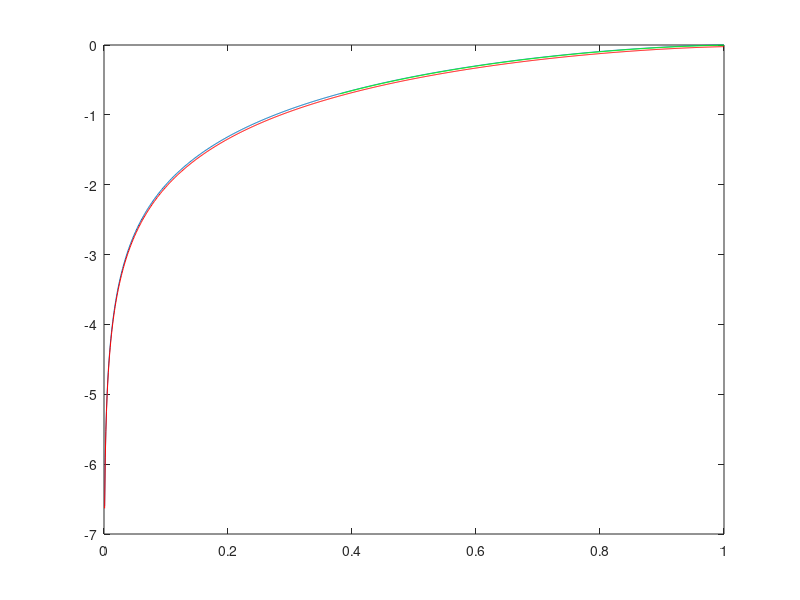

Reproduce this figure in MATLAB.
% Barnett see how good Bessel bnds are. 3/21/20

% Siegel UB on J_n(nx) :
figure; x=(1:1e3)/1e3;y=sqrt(1-x.^2);plot(x,log(x.*exp(y)./(1+y)),'-');
hold on; n=1e2; plot(x,log(besselj(n,x*n))/n,'r-');   % check it, large order
hold on; n=1e3; plot(x,log(besselj(n,x*n))/n,'g-');

% z = argument/n in Bessel:
y = @(z) sqrt(1-z.^2);
g = @(z) z.*exp(y(z))./(1+y(z));    % what gets taken to power n in Siegel.
z = logspace(-10,0,11)';
g(z)./z
exp(1)/2  % slope of upper linear bound, empirically.

